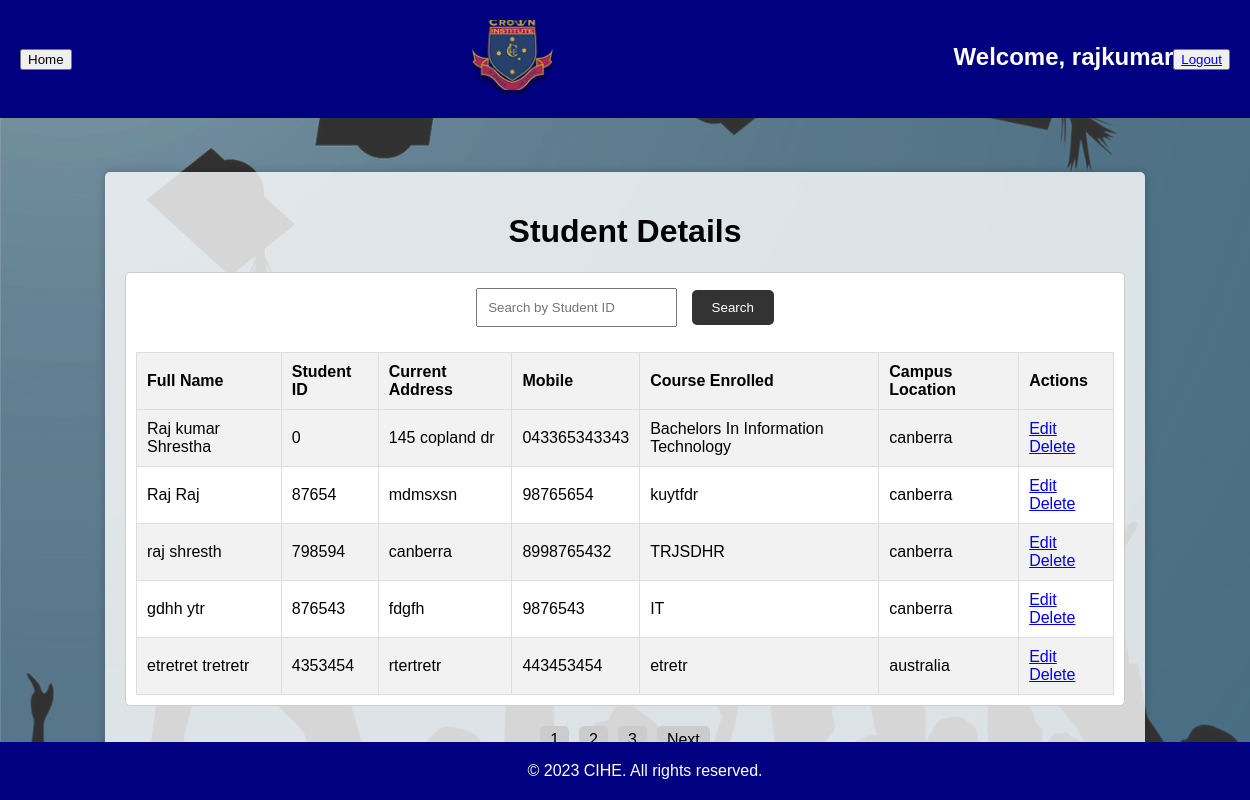
/finalproject/admin/view_student.php (signed in), run on the app's committed database.
### tables this page shows
CREATE TABLE `tbl_student` (
  `Title` varchar(255) DEFAULT NULL,
  `studentId` int(11) NOT NULL,
  `firstName` varchar(255) DEFAULT NULL,
  `LastName` varchar(255) DEFAULT NULL,
  `usiNo` varchar(255) DEFAULT NULL,
  `docType` varchar(255) DEFAULT NULL,
  `docNo` varchar(255) DEFAULT NULL,
  `issueDate` date DEFAULT NULL,
  `expiryDate` date DEFAULT NULL,
  `issueCountry` varchar(255) DEFAULT NULL,
  `currentAddress` varchar(255) DEFAULT NULL,
  `suburb` varchar(255) DEFAULT NULL,
  `state` varchar(255) DEFAULT NULL,
  `postCode` varchar(255) DEFAULT NULL,
  `email` varchar(255) DEFAULT NULL,
  `mobile` varchar(255) DEFAULT NULL,
  `emergencyContact` varchar(255) DEFAULT NULL,
  `relationship` varchar(255) DEFAULT NULL,
  `emergencyContactNo` varchar(255) DEFAULT NULL,
  `permanentAddress` varchar(255) DEFAULT NULL,
  `country` varchar(255) DEFAULT NULL,
  `countryCode` varchar(255) DEFAULT NULL,
  `qualifications` varchar(255) DEFAULT NULL,
  `otherQualification` varchar(255) DEFAULT NULL,
  `disability` varchar(255) DEFAULT NULL,
  `disabilityType` varchar(255) DEFAULT NULL,
  `medicalCondition` varchar(255) DEFAULT NULL,
  `employementStatus` varchar(255) DEFAULT NULL,
  `studyReasons` varchar(255) DEFAULT NULL,
  `campusLocation` varchar(255) DEFAULT NULL,
  `courseEnrolled` varchar(255) DEFAULT NULL,
  `q1` varchar(255) DEFAULT NULL,
  `q2` varchar(255) DEFAULT NULL,
  `q3` varchar(255) DEFAULT NULL,
  `q4` varchar(255) DEFAULT NULL,
  `q5` varchar(255) DEFAULT NULL,
  `q6` varchar(255) DEFAULT NULL,
  `studentDeclaration` varchar(255) DEFAULT NULL,
  `mediaPermission` varchar(255) DEFAULT NULL,
  `orientationChecklist` varchar(255) DEFAULT NULL,
  `agentName` varchar(255) DEFAULT NULL,
  `q1_1` varchar(255) DEFAULT NULL,
  `q1_2` varchar(255) DEFAULT NULL,
  `q1_3` varchar(255) DEFAULT NULL,
  `q1_4` varchar(255) DEFAULT NULL,
  `q1_5` varchar(255) DEFAULT NULL,
  `q1_6` varchar(255) DEFAULT NULL,
  `q1_7` varchar(255) DEFAULT NULL,
  `q1_8` varchar(255) DEFAULT NULL,
  `q1_9` varchar(255) DEFAULT NULL,
  `q10` varchar(255) DEFAULT NULL,
  `agentInfo` varchar(255) DEFAULT NULL,
  `service` varchar(255) DEFAULT NULL,
  `form_date` varchar(255) NOT NULL
);

### finalproject/admin/view_student.php (the view, shortened to what this page needs)
<?php
include '../db_config.php';
$currentPage = isset($_GET['page']) ? $_GET['page'] : 1;
$recordsPerPage = 5;
$offset = ($currentPage - 1) * $recordsPerPage;
$sqlCount = "SELECT COUNT(*) as total FROM tbl_student";
$resultCount = $conn->query($sqlCount);
$rowCount = $resultCount->fetch_assoc();
$totalRecords = $rowCount['total'];
$totalPages = ceil($totalRecords / $recordsPerPage);
$sql = "SELECT firstName, lastName, studentId, currentAddress, mobile, courseEnrolled, campusLocation FROM tbl_student LIMIT $offset, $recordsPerPage";
$result = $conn->query($sql);
if (isset($_POST['student_id']) && !empty($_POST['student_id'])) {
    $searchStudentId = $_POST['student_id'];
    $sql = "SELECT firstName, lastName, studentId, currentAddress, mobile, courseEnrolled, campusLocation FROM tbl_student WHERE studentId = ?";
    $stmt = $conn->prepare($sql);
    $stmt->bind_param("s", $searchStudentId);
    $stmt->execute();
    $result = $stmt->get_result();
} else {
    $sql = "SELECT firstName, lastName, studentId, currentAddress, mobile, courseEnrolled, campusLocation FROM tbl_student LIMIT $offset, $recordsPerPage";
    $result = $conn->query($sql);
}
?>
<!DOCTYPE html>
<html lang="en">
<head>
</head>
<body>
<div class="header">
    <div>
        <button class="home-button" onclick="goToHomePage()">Home</button>
    </div>
    <img src="logo/logo1.png" alt="Logo" class="logo">
    <br> <h1 class="welcome-message">Welcome, <?php echo $_SESSION['username']; ?></h1><br>
    <button class="logout-button-top" onclick="logout()"><a href="../student/logout.php">Logout</a></button>
</div>
<br><br><br>
<div class="content">
    <h1><center>Student Details</center></h1>
    <div class="student-request">
        <div class="search-container">
            <form method="post">
                <input type="text" name="student_id" placeholder="Search by Student ID">
                <input type="submit" value="Search">
            </form>
        </div>
        <?php
        if ($result->num_rows > 0) {
            echo "<table border='1'>";
            echo "<tr><th>Full Name</th><th>Student ID</th><th>Current Address</th><th>Mobile</th><th>Course Enrolled</th><th>Campus Location</th><th>Actions</th></tr>";
            while ($row = $result->fetch_assoc()) {
                echo "<tr>";
                echo "<td>" . $row["firstName"] . " " . $row["lastName"] . "</td>";
                echo "<td>" . $row["studentId"] . "</td>";
                echo "<td>" . $row["currentAddress"] . "</td>";
                echo "<td>" . $row["mobile"] . "</td>";
                echo "<td>" . $row["courseEnrolled"] . "</td>";
                echo "<td>" . $row["campusLocation"] . "</td>";
                echo "<td> <a href='edit_student.php?id=" . $row["studentId"] . "'>Edit</a>
                           <a href='del_student.php?id=" . $row["studentId"] . "' onclick='return confirmDelete();'>Delete</a></td>";
                echo "</tr>";
            }
            echo "</table>";
        } else {
            echo "No data found.";
        }
        ?>
    </div>
    <div style="text-align: center;" class="pagination">
        <?php
        for ($i = 1; $i <= $totalPages; $i++) {
            echo "<a href='view_student.php?page=" . $i . "'>" . $i . "</a>";
        }
        if ($currentPage < $totalPages) {
            echo "<a href='view_student.php?page=" . ($currentPage + 1) . "'>Next</a>";
        }
        ?>
    </div>
</div>
<div class="footer">
    &copy; 2023 CIHE. All rights reserved.
</div>
</body>
</html>

### finalproject/admin/view_student.php (style rules this page uses)
body { font-family: Arial, sans-serif; background-color: #f2f2f2; margin: 0; padding: 0; background-image: url('logo/background.png'); background-size: cover; }
.header { background-color: navy; color: #fff; text-align: center; display: flex; justify-content: space-between; align-items: center; padding: 20px; }
.logo { max-width: 100px; margin: 0 auto; }
.content { max-width: 80%; margin: 0 auto; padding: 20px; background-color: rgba(255, 255, 255, 0.8); box-shadow: 0px 0px 10px rgba(0, 0, 0, 0.2); border-radius: 5px; }
.welcome-message { font-size: 24px; margin-bottom: 20px; }
.student-request { border: 1px solid #ccc; border-radius: 5px; padding: 10px; margin-bottom: 20px; background-color: #fff; }
.footer { background-color: navy; color: #fff; padding: 20px; text-align: center; position: absolute; width: 100%; bottom: 0; }
table { border-collapse: collapse; width: 100%; margin-top: 20px; }
table, th, td { border: 1px solid #ddd; }
th, td { padding: 10px; text-align: left; }
th { background-color: #f2f2f2; }
tr:nth-child(even) { background-color: #f2f2f2; }
.pagination a { display: inline-block; padding: 5px 10px; margin: 0 5px; background-color: #ccc; color: #000; text-decoration: none; border-radius: 5px; }
.search-container { text-align: center; margin-bottom: 20px; }
.search-container input[type="text"] { padding: 10px; margin: 5px; }
.search-container input[type="submit"] { padding: 10px 20px; margin: 5px; background-color: #333; color: #fff; border: none; border-radius: 5px; cursor: pointer; }

### data on the page
tbl_student: firstName "Raj kumar", LastName "Shrestha", studentId "0", currentAddress "145 copland dr", mobile "043365343343", courseEnrolled "Bachelors In Information Technology", campusLocation "canberra"
tbl_student: firstName "Raj", LastName "Raj", studentId "87654", currentAddress "mdmsxsn", mobile "98765654", courseEnrolled "kuytfdr", campusLocation "canberra"
tbl_student: firstName "raj", LastName "shresth", studentId "798594", currentAddress "canberra", mobile "8998765432", courseEnrolled "TRJSDHR", campusLocation "canberra"
tbl_student: firstName "gdhh", LastName "ytr", studentId "876543", currentAddress "fdgfh", mobile "9876543", courseEnrolled "IT", campusLocation "canberra"
tbl_student: firstName "etretret", LastName "tretretr", studentId "4353454", currentAddress "rtertretr", mobile "443453454", courseEnrolled "etretr", campusLocation "australia"

### other printed values
$_SESSION['username'] "rajkumar"
